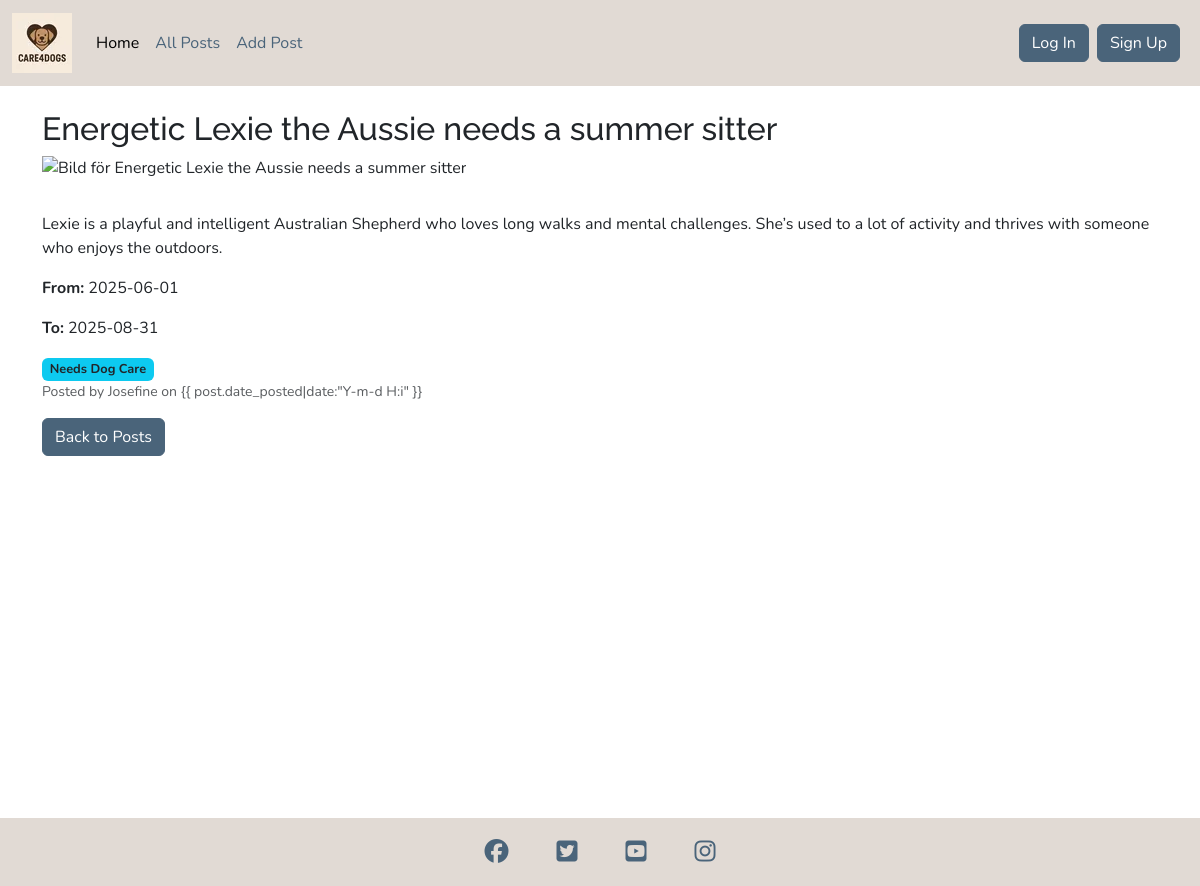
The page /dogcare/post/13/ on the database its author committed.
### dogcare/models.py (models this page shows, shortened)
class DogCarePost(models.Model):
    POST_TYPE_CHOICES = [
        ('request', 'Needs Dog Care'),
        ('offer', 'Can Offer Dog Care'),
    ]
    user = models.ForeignKey(User, on_delete=models.CASCADE)
    title = models.CharField(max_length=100)
    content = models.TextField()
    post_type = models.CharField(max_length=10, choices=POST_TYPE_CHOICES)
    location = models.CharField(max_length=100, blank=True)
    date_from = models.DateField(null=True, blank=True)
    date_to = models.DateField(null=True, blank=True)
    image = CloudinaryField('image', blank=True, null=True, default='care4dogs/default')
    date_posted = models.DateTimeField(auto_now_add=True)
    class Meta:
        ordering = ['-date_posted']

### dogcare/views.py (the view)
# urls.py: path('post/<int:post_id>/', views.post_detail, name='post_detail'),
def post_detail(request, post_id):
    post = get_object_or_404(DogCarePost, id=post_id)
    return render(request, 'dogcare/post_detail.html', {'post': post})

### dogcare/templates/dogcare/post_detail.html
{% extends "base.html" %} {% block content %}
<div class="container mt-4">
  <h2>{{ post.title }}</h2>
  {% if post.image %}
  <img
    src="{{ post.image.url }}"
    alt="Bild för {{ post.title }}"
    class="img-fluid mb-3"
    style="max-width: 500px"
  />
  {% endif %}
  <p>{{ post.content|linebreaks }}</p>
  <p><strong>From:</strong> {{ post.date_from|date:"Y-m-d" }}</p>
  <p><strong>To:</strong> {{ post.date_to|date:"Y-m-d" }}</p>
  <span class="badge bg-info text-dark">{{ post.get_post_type_display }}</span>
  <small class="text-muted d-block mb-3"
    >Posted by {{ post.user.username }} on {{ post.date_posted|date:"Y-m-d H:i"
    }}</small
  >
  <a href="{% url 'post_list' %}" class="btn btn-primary">Back to Posts</a>
</div>
{% endblock %}

### templates/base.html (shortened to what this page needs)
{% load static %}
{% url 'account_login' as login_url %} {% url 'account_signup' as signup_url %}
{% url 'account_logout' as logout_url %}
<!DOCTYPE html>
<html lang="en">
  <head>
    {% block extra_css %}
    <link
      href="https://cdn.jsdelivr.net/npm/bootstrap@5.3.7/dist/css/bootstrap.min.css"
      rel="stylesheet"
    />
    <link rel="stylesheet" href="{% static 'css/base.css' %}" />
    {% endblock %}
  </head>
  <body>
    {% include 'includes/header.html' %}
    <div class="page-container d-flex flex-column min-vh-100">
      <main class="flex-fill">{% block content %}{% endblock %}</main>
      {% include 'includes/footer.html' %}
    </div>
  </body>
</html>

### templates/includes/header.html (shortened to what this page needs)
{% load static %}
<header>
  <nav class="navbar navbar-expand-lg bg-body-tertiary">
    <div class="container-fluid">
      <a class="navbar-brand" href="#">
        <img
          src="{% static 'images/logo.webp' %}"
          alt="Care4Dogs Logo"
          class="logo"
        />
      </a>
      <div class="collapse navbar-collapse" id="navbarNav">
        <ul class="navbar-nav me-auto mb-2 mb-lg-0">
          <li class="nav-item">
            <a
              class="nav-link active"
              aria-current="page"
              href="{% url 'home' %}"
              >Home</a
            >
          </li>
          <li class="nav-item">
            <a class="nav-link" href="{% url 'post_list' %}">All Posts</a>
          </li>
          <li class="nav-item">
            <a class="nav-link" href="{% url 'post_create' %}">Add Post</a>
          </li>
        </ul>
        <ul class="navbar-nav ms-auto mb-2 mb-lg-0">
          {% if user.is_authenticated %}
          <li class="nav-item">
            <span class="nav-link disabled">Welcome {{ user.username }}</span>
          </li>
          <li class="nav-item">
            <form method="post" action="{% url 'account_logout' %}">
              {% csrf_token %}
              <button type="submit" class="btn btn-primary me-2">
                Log Out
              </button>
            </form>
          </li>
          {% else %}
          <li class="nav-item">
            <a class="btn btn-primary me-2" href="{% url 'account_login' %}"
              >Log In</a
            >
          </li>
          <li class="nav-item">
            <a class="btn btn-primary me-2" href="{% url 'account_signup' %}"
              >Sign Up</a
            >
          </li>
          {% endif %}
        </ul>
      </div>
    </div>
  </nav>
</header>

### templates/includes/footer.html
{% load static %}
  <footer class="site-footer">
    <div class="container d-flex justify-content-center align-items-center">
    <ul id="social-networks" class="d-flex list-unstyled mb-0">
      <li>
        <a href="https://www.facebook.com/" target="_blank" rel="noopener"
          aria-label="Visit our Facebook page (opens in a new tab)" class="social-icon">
          <i class="fa-brands fa-facebook"></i></a>
      </li>
      <li>
        <a href="https://www.twitter.com/" target="_blank" rel="noopener"
          aria-label="Visit our Twitter page (opens in a new tab)" class="social-icon">
          <i class="fa-brands fa-twitter-square"></i></a>
      </li>
      <li>
        <a href="https://www.youtube.com/" target="_blank" rel="noopener"
          aria-label="Visit our YouTube page (opens in a new tab)" class="social-icon">
          <i class="fa-brands fa-youtube-square"></i></a>
      </li>
      <li>
        <a href="https://www.instagram.com/" target="_blank" rel="noopener"
          aria-label="Visit our Instagram page (opens in a new tab)" class="social-icon">
          <i class="fa-brands fa-instagram"></i></a>
      </li>
    </ul>
    </div>
</footer>

### static/css/base.css (style rules this page uses)
:root { --primary-font: "Nunito", sans-serif; --secondary-font: "Raleway", sans-serif; --primary-color: #332415; --secondary-color: #4a647a; --middle-color: #663115; --highlight-color: #e1dad4; --light-highlight-color: #a08653; }
body { display: flex; flex-direction: column; font-family: var(--primary-font); }
html, body { height: 100%; margin: 0; padding: 0; }
h1, h2, h3, h4 { font-family: var(--secondary-font); }
.page-container { min-height: 100vh; max-width: 1200px; margin: 0 auto; width: 100%; }
main { flex: 1; }
.badge { font-size: 0.8rem; padding: 0.4em 0.6em; }
footer { width: 100vw; background-color: var(--highlight-color); display: flex; flex-direction: row; justify-content: center; align-items: center; padding: 1rem; position: relative; left: 50%; right: 50%; margin-left: -50vw; margin-right: -50vw; }
.social-icon { font-size: 1.5rem; margin: 1rem; color: var(--secondary-color); transition: color 0.3s ease; }
#social-networks { list-style: none; display: flex; flex-direction: row; padding: 0; margin: 0; }
#social-networks li { margin: 0 0.5rem; }
.navbar { background-color: var(--highlight-color) !important; box-shadow: none !important; opacity: 1 !important; backdrop-filter: none !important; }
a.nav-link { color: var(--secondary-color); }
.btn-primary { background-color: var(--secondary-color); border-color: var(--secondary-color); }

### rows shown on the page
DogCarePost: title "Energetic Lexie the Aussie needs a summer sitter", content "Lexie is a playful and intelligent Australian Shepherd who loves long walks and mental challenges. She’s used to a lot of activity and thrives with someone who enjoys the outdoors.", date_from "2025-06-01", date_to "2025-08-31", post_type "Needs Dog Care", user.username "Josefine"
